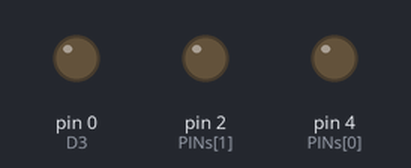
This sketch was run on a simulated Arduino Uno, built with avr-gcc and run on an emulated ATmega328P. On the bench: output pins drawn as LEDs (lit = HIGH).

Above: at 0.3 s.
At 4.5 s:
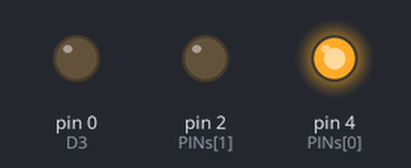
At 7.6 s:
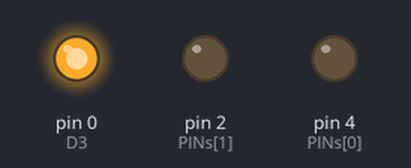
At 10.7 s:
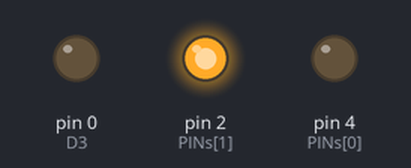
Timing chart, 0 to 12.0 s (numbered marks = the images above):
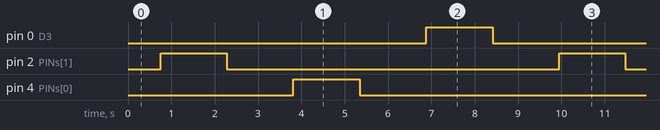

The sketch:

analog_test.ino
```cpp
/*
this file led effect:
fade r
fade g
fade b
*/


#define D0 16
#define D1 5 // I2C Bus SCL (clock)
#define D2 4 // I2C Bus SDA (data)
#define D3 0
#define D4 2 // Same as "LED_BUILTIN", but inverted logic
#define D5 14 // SPI Bus SCK (clock)
#define D6 12 // SPI Bus MISO
#define D7 13 // SPI Bus MOSI
#define D8 15 // SPI Bus SS (CS)
#define D9 3 // RX0 (Serial console)
#define D10 1 // TX0 (Serial console)


const int PINs[3] = {D4, D2, D3};
int brightness[3] = {0, 0, 0};

int fadeAmount = 5;
int currentLED = 0;
bool indicator = false;

void setup() {
  // Serial.begin(9600);
  pinMode(PINs[0], OUTPUT);
  pinMode(PINs[1], OUTPUT);
  pinMode(PINs[2], OUTPUT);
  indicator = false;
}

void loop() {
  for (int i = 0; i < 3; i++) {
    if (i != currentLED) {
      brightness[i] = 0;
    } else {
      brightness[i] = brightness[i] + fadeAmount;
    }
    analogWrite(PINs[i], brightness[i]);
  }

  if (brightness[currentLED] == 0 && indicator) {
      fadeAmount = -fadeAmount;
      currentLED = currentLED + 1;
      if (currentLED == 3) {
        currentLED = 0;
      }
  }
  if (brightness[currentLED] == 255) {
      fadeAmount = -fadeAmount;
      indicator = true;
  }
  // wait for 30 milliseconds to see the dimming effect
  delay(30);
}
```

Measured:
- by itself, pin 0 (D3), pin 2 (PINs[1]), pin 4 (PINs[0]): alternates HIGH for 1.5 s and LOW for 7.7 s
- by itself, everything shown: repeats every 9.2 s, in 6 steps
